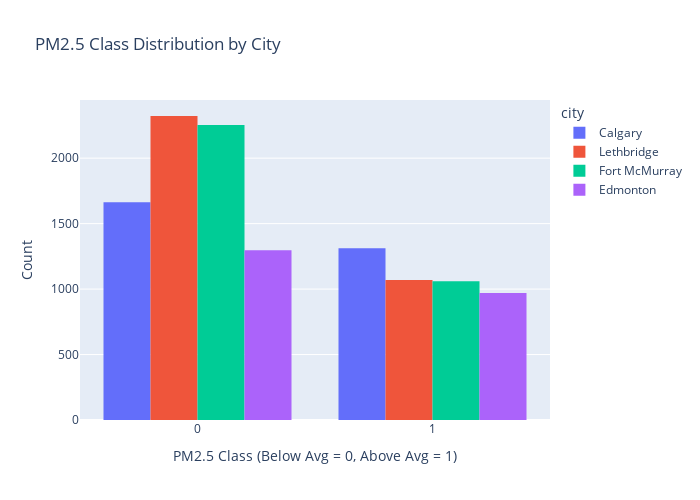

Write notebook code for a chart like this one.
### Markdown cell above
### PM2.5 Class Distribution by City
The distribution of PM2.5 classes across different cities.

### Code cell
fig = px.histogram(cities_df, x='pm25_class', color='city', barmode='group', 
                   category_orders={"pm25_class": sorted(cities_df['pm25_class'].unique())},
                   title='PM2.5 Class Distribution by City',
                   width=700,
                  height=500)
fig.update_xaxes(categoryorder='category ascending', title_text='PM2.5 Class (Below Avg = 0, Above Avg = 1)')
fig.update_yaxes(title_text='Count')
fig.show()

### Figure 1 — Plotly figure (JSON) as saved in the notebook; plotly's stock layout.template omitted (floating-point values rounded to 4 significant figures; data arrays with more than 128 entries replaced by an {"elided": "..."} marker saying what was removed)
{"data": [{"alignmentgroup": "True", "bingroup": "x", "hovertemplate": "city=Calgary<br>pm25_class=%{x}<br>count=%{y}<extra></extra>", "legendgroup": "Calgary", "marker": {"color": "#636efa", "pattern": {"shape": ""}}, "name": "Calgary", "offsetgroup": "Calgary", "orientation": "v", "showlegend": true, "type": "histogram", "x": {"elided": "2974 int values"}, "xaxis": "x", "yaxis": "y"}, {"alignmentgroup": "True", "bingroup": "x", "hovertemplate": "city=Lethbridge<br>pm25_class=%{x}<br>count=%{y}<extra></extra>", "legendgroup": "Lethbridge", "marker": {"color": "#EF553B", "pattern": {"shape": ""}}, "name": "Lethbridge", "offsetgroup": "Lethbridge", "orientation": "v", "showlegend": true, "type": "histogram", "x": {"elided": "3392 int values"}, "xaxis": "x", "yaxis": "y"}, {"alignmentgroup": "True", "bingroup": "x", "hovertemplate": "city=Fort McMurray<br>pm25_class=%{x}<br>count=%{y}<extra></extra>", "legendgroup": "Fort McMurray", "marker": {"color": "#00cc96", "pattern": {"shape": ""}}, "name": "Fort McMurray", "offsetgroup": "Fort McMurray", "orientation": "v", "showlegend": true, "type": "histogram", "x": {"elided": "3314 int values"}, "xaxis": "x", "yaxis": "y"}, {"alignmentgroup": "True", "bingroup": "x", "hovertemplate": "city=Edmonton<br>pm25_class=%{x}<br>count=%{y}<extra></extra>", "legendgroup": "Edmonton", "marker": {"color": "#ab63fa", "pattern": {"shape": ""}}, "name": "Edmonton", "offsetgroup": "Edmonton", "orientation": "v", "showlegend": true, "type": "histogram", "x": {"elided": "2267 int values"}, "xaxis": "x", "yaxis": "y"}], "layout": {"barmode": "group", "height": 500, "legend": {"title": {"text": "city"}, "tracegroupgap": 0}, "title": {"text": "PM2.5 Class Distribution by City"}, "width": 700, "xaxis": {"anchor": "y", "autorange": true, "categoryarray": [0, 1], "categoryorder": "category ascending", "domain": [0, 1], "range": [-0.5, 1.5], "title": {"text": "PM2.5 Class (Below Avg = 0, Above Avg = 1)"}, "type": "linear"}, "yaxis": {"anchor": "x", "autorange": true, "domain": [0, 1], "range": [0, 2444.0], "title": {"text": "Count"}}}}
